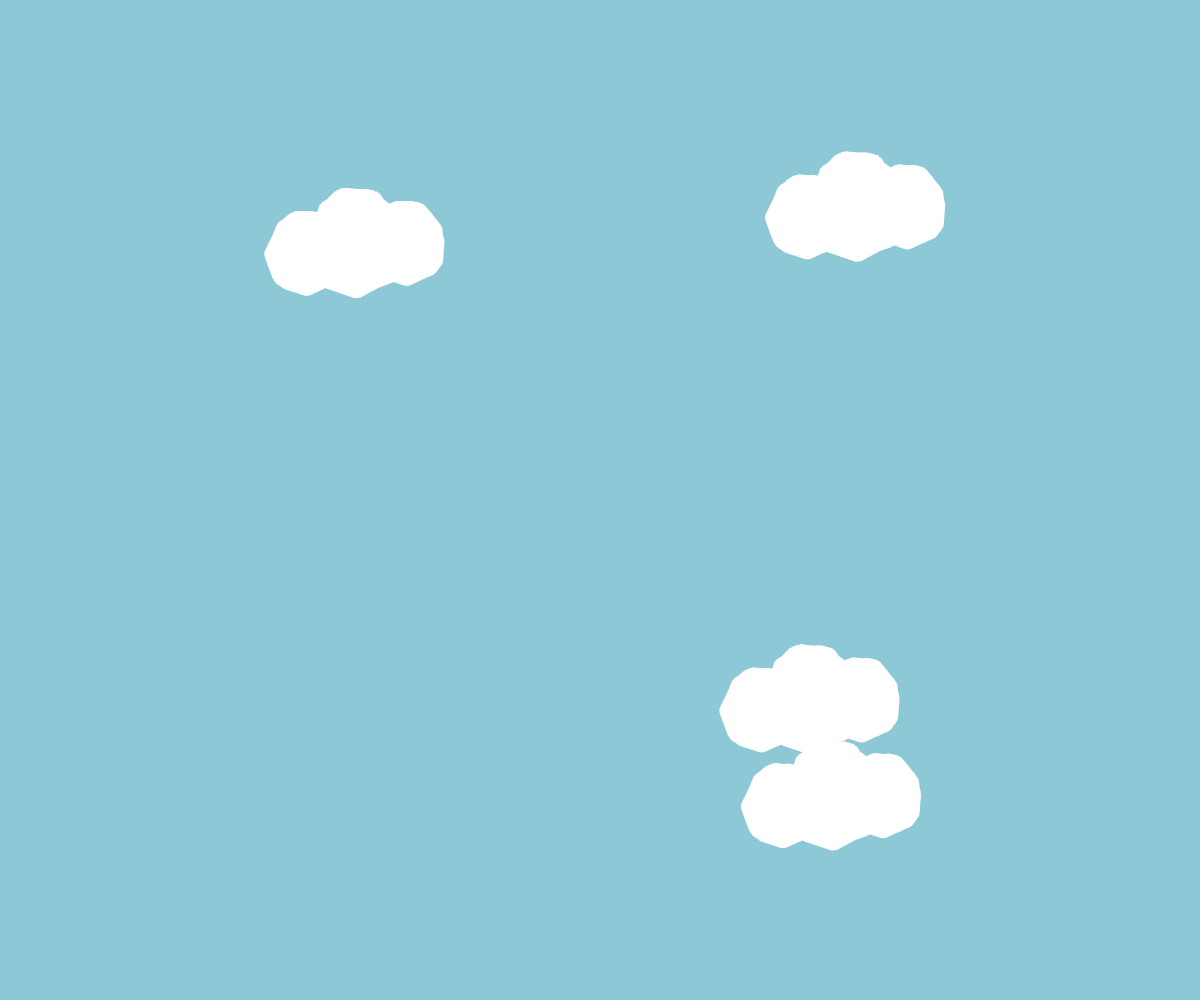
Frame 1 (no input)
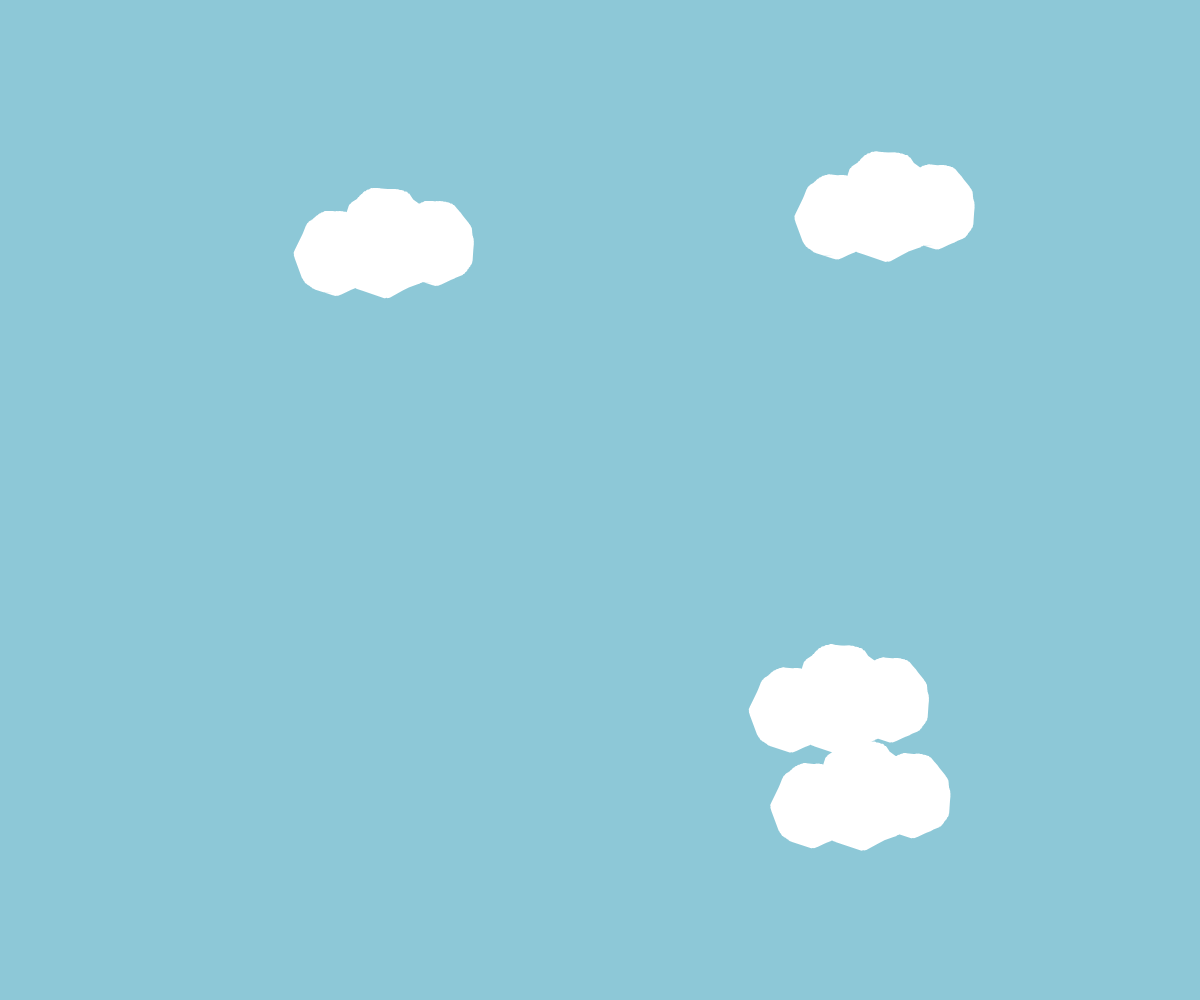
Frame 60 (no input)
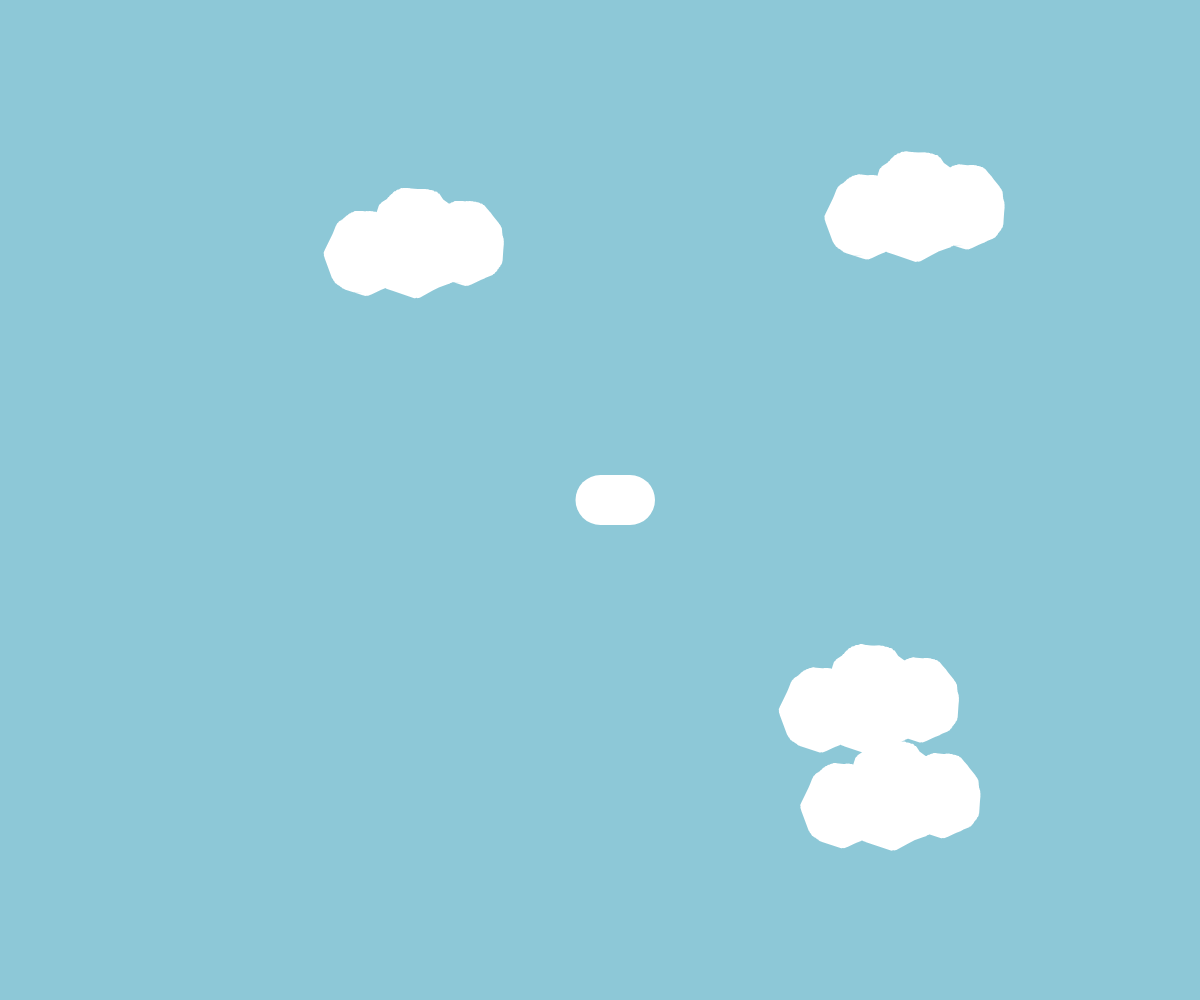
Frame 120 (the mouse pressed at the canvas centre since frame 60)

The p5.js sketch that drew these frames (run headless with seeded random() and noise() and a simulated clock; from frame 60 on, the mouse is pressed at the canvas centre):

// p5.js sketch
// ── sketch.js
var clouds = [];
var drawing = [];
var currentPath = [];
  var delta = 0;
//tracks how long since lastframe
var lastFrame = 0;
//lastframe is when draw was last executed
var accumulator = 0;

var c1, c2;

function setup() {

  // c1 = color(255, 238, 89);
  // c2 = color(255,159,66);
	canvas = createCanvas(windowWidth, windowHeight);
    canvas.mousePressed(startPath);
  
    let cloudsAmount = 4;
  //if there is less items in the array than cloudsAmount add new cloud
    for (let i = 0; i < cloudsAmount; i++) {
    clouds[i] = new Cloud();
  }
}

function draw() {
	background(141, 200, 215);
  // setGradient(c1, c2);

  
	for (i = 0; i < clouds.length; i++) {
		var currentObj = clouds[i]; //array
		
      // cloud(currentObj.xpos, currentObj.ypos, currentObj.size);             
      
      //cloud object
		currentObj.xpos += 0.5; //speed on x axis
		currentObj.ypos += random(-0.5, 0.5); //speed on y axis
      
      clouds[i].display();
      clouds[i].move();
      clouds[i].update();
      
      
		// if (clouds[i].xpos > width+20) {
		// 	clouds.splice(i, 1);
		// } //if clouds exceed width border delete
	}
  
  
  //drawing
  if (mouseIsPressed) {
    var point = {
      x: mouseX,
      y: mouseY
    };
    currentPath.push(point);
  }

  stroke(255);
  strokeWeight(50);
  noFill();
  
  for (var i = 0; i < drawing.length; i++) {
    var path = drawing[i];
    
    beginShape();
    for (var j = 0; j < path.length; j++) {
      vertex(path[j].x +=0.5, path[j].y); //path.x moves at 0.5 speed
      
    }
    endShape();
  }
  
  
}

// function setGradient(c1, c2) {
//   // noprotect
//   noFill();
//   for (var y = 0; y < height; y++) {
//     var inter = map(y, 0, height, 0, 1);
//     var c = lerpColor(c1, c2, inter);
//     stroke(c);
//     line(0, y, width, y);
//   }
// }

function startPath() {
  currentPath = [];
  drawing.push(currentPath);
}

// function cloud(x, y, size) {
// 	fill(255, 255, 255);
//     stroke(255);
//     noSmooth();
// 	ellipse(x, y, size, size);
//     ellipse(x+5, y+10, size, size);
  
// }

class Cloud {
  constructor() {
    this.x = random(width);
    this.y = random(height);
    this.diameter = random(50, 100);
    this.xadd = random(-50, 50);
    this.yadd = random(-20, 20);
  }
  
    update() {
    if (this.x > width+200) {
    this.x = random(-200,-30);
    this.y = random(height);
    this.xadd = random(-50, 50);
    this.yadd = random(-20, 20);
    }
  }

  move() {
    this.x += 0.5;
  }

  display() {
    fill(255, 255, 255);
    noStroke();
    noSmooth();
  beginShape();
    
    for(let a = 0; a < 100; a+=0.5){
      let xoff = cos(a) + 1;
      let yoff = sin(a) + 1;
      let r = map(noise(xoff, yoff ), 0 , 1 , 70 , 30 );
      let x = r * cos(a);
      let y = r * sin(a);
      vertex(x+this.x,y+this.y);
    }
    for(let a = 0; a < 100; a+=0.5){
      let xoff = cos(a) + 1;
      let yoff = sin(a) + 1;
      let r = map(noise(xoff, yoff ), 0 , 1 , 50 , 30 );
      let x = r * cos(a);
      let y = r * sin(a);
      vertex(x+this.x+50,y+this.y);
    }
    for(let a = 0; a < 100; a+=0.5){
      let xoff = cos(a) + 1;
      let yoff = sin(a) + 1;
      let r = map(noise(xoff, yoff ), 0 , 1 , 50 , 30 );
      let x = r * cos(a);
      let y = r * sin(a);
      vertex(x+this.x-50,y+this.y+10);
    }
    endShape();
  }
}

// function mouseReleased() {
// 	var newCloud = {
// 		xpos: mouseX,
// 		ypos: mouseY,
// 		size: random(30, 100)
// 	};
// 	clouds.push(newCloud);
// }
// ── style.css
html, body {
  overflow: hidden;
  margin: 0;
  padding: 0;
  background: rgb(255,146,59);
background: linear-gradient(0deg, rgba(255,146,59,1) 0%, rgba(255,189,59,1) 15%, rgba(255,234,105,1) 52%, rgba(172,245,172,1) 85%, rgba(89,255,238,1) 100%);

}
